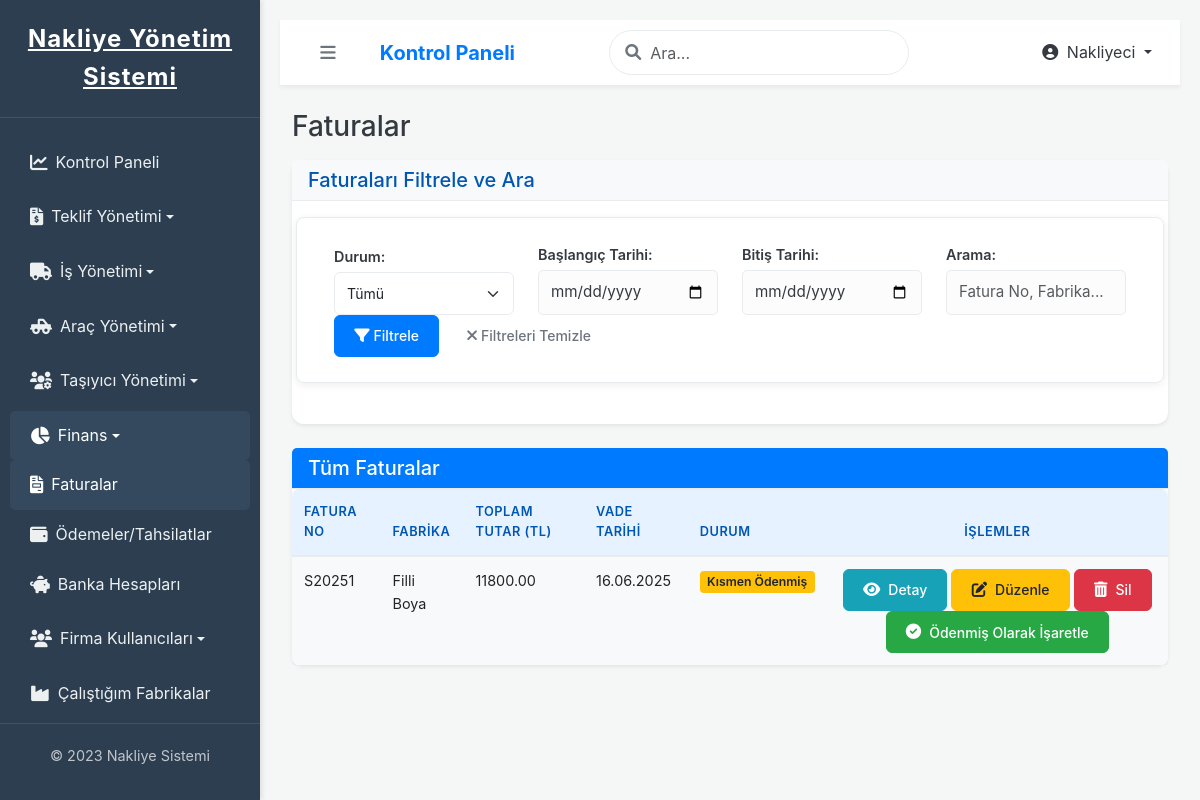
The app's page /nakliyeci/faturalar/ (signed in), older data.
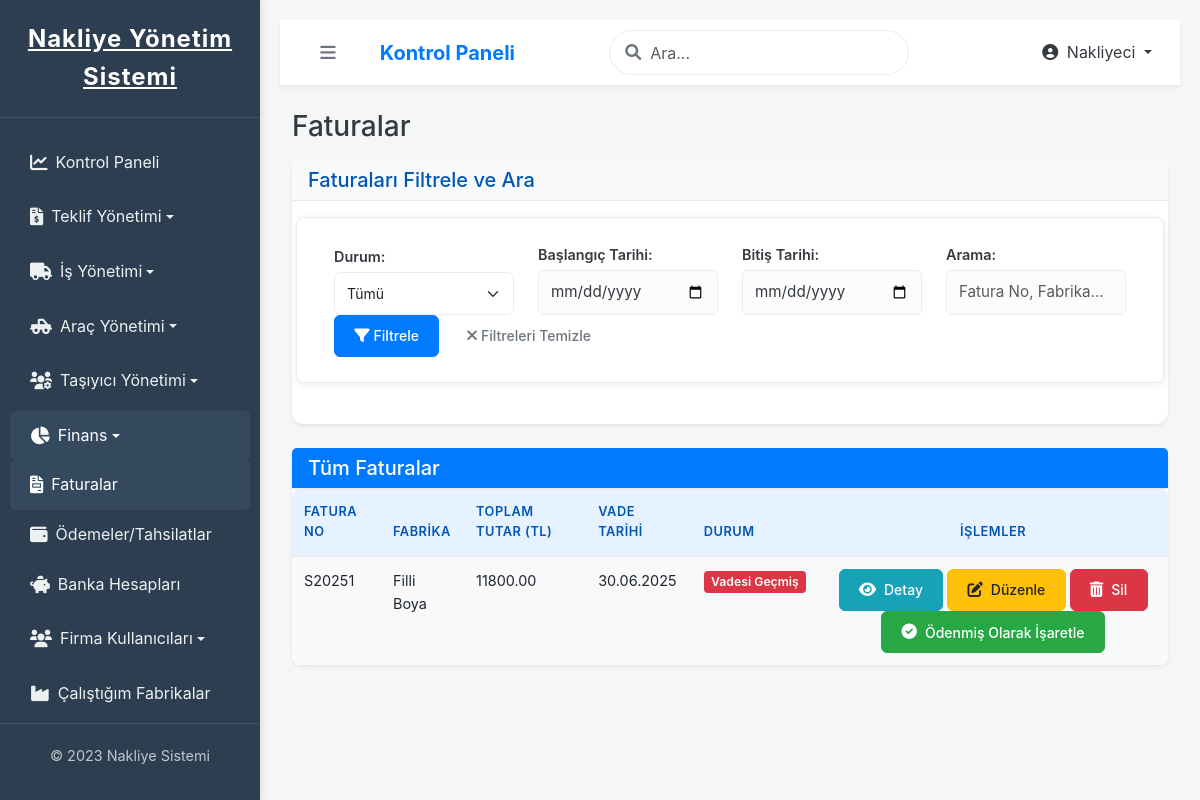
The same page, newer data.
### ana_uygulama/models.py (models this page shows, shortened)
class Invoice(models.Model):
    TYPE_CHOICES = [
        ('E_FATURA', 'E-Fatura'),
        ('E_ARSIV', 'E-Arşiv Faturası'),
    ]
    STATUS_CHOICES = [
        ('DRAFT', 'Taslak'),
        ('SENT', 'Gönderildi'),
        ('PAID', 'Ödendi'),
        ('PARTIALLY_PAID', 'Kısmen Ödendi'),
        ('OVERDUE', 'Gecikmiş'),
        ('VOID', 'İptal Edildi'),
    ]
    billed_to_factory = models.ForeignKey(
        'Company',
        on_delete=models.PROTECT,
        limit_choices_to={'company_type': 'FABRIKA'},
        related_name='invoices_to_factory',
        verbose_name="Faturalanan Fabrika"
    )
    issued_by_shipper = models.ForeignKey(
        'Company',
        on_delete=models.PROTECT,
        limit_choices_to={'company_type': 'NAKLIYECI'},
        related_name='invoices_from_shipper',
        verbose_name="Faturayı Kesen Nakliyeci"
    )
    shipment = models.ForeignKey(
        'Shipment',
        on_delete=models.SET_NULL, # Fatura silinse bile Shipment objesi silinmez, sadece bu ilişki NULL olur.
        null=True, blank=True,
        verbose_name="İlişkili Sevkiyat"
    )
    created_by = models.ForeignKey(
        settings.AUTH_USER_MODEL,
        on_delete=models.SET_NULL,
        null=True, blank=True,
        verbose_name="Oluşturan Kullanıcı"
    )
    invoice_number = models.CharField(max_length=50, unique=True, verbose_name="Fatura Numarası")
    invoice_type = models.CharField(max_length=10, choices=TYPE_CHOICES, verbose_name="Fatura Tipi")
    issue_date = models.DateField(default=timezone.now, verbose_name="Düzenlenme Tarihi")
    due_date = models.DateField(verbose_name="Vade Tarihi")
    amount = models.DecimalField(max_digits=10, decimal_places=2, verbose_name="Net Tutar (KDV Hariç)", default=Decimal('0.00'))
    vat_rate = models.DecimalField(
        max_digits=5,
        decimal_places=2,
        default=Decimal('0.00'),
        verbose_name="KDV Oranı (%)",
        help_text="Faturaya uygulanacak KDV oranı (örneğin %18 için 18.00 girin)"
    )
    total_vat_amount = models.DecimalField(
        max_digits=10, decimal_places=2,
        default=Decimal('0.00'),
        verbose_name="Toplam KDV Tutarı",
        blank=True, null=True
    )
    total_amount = models.DecimalField(
        max_digits=10, decimal_places=2,
        default=Decimal('0.00'),
        verbose_name="Toplam Tutar (KDV Dahil)",
        blank=True, null=True
    )
    status = models.CharField(max_length=20, choices=STATUS_CHOICES, default='DRAFT', verbose_name="Durum")
    created_at = models.DateTimeField(auto_now_add=True, verbose_name="Oluşturulma Tarihi")
    updated_at = models.DateTimeField(auto_now=True, verbose_name="Son Güncelleme Tarihi")
    class Meta:
        verbose_name = "Fatura"
        verbose_name_plural = "Faturalar"
        ordering = ['-issue_date', '-created_at']

class Company(models.Model):
    COMPANY_TYPE_CHOICES = [
        ('FABRIKA', 'Fabrika'),
        ('NAKLIYECI', 'Nakliyeci'),
    ]
    name = models.CharField(max_length=255, verbose_name="Firma Adı")
    company_type = models.CharField(max_length=10, choices=COMPANY_TYPE_CHOICES, verbose_name="Firma Tipi")
    address = models.TextField(blank=True, null=True, verbose_name="Adres")
    phone = models.CharField(max_length=20, blank=True, null=True, verbose_name="Telefon")
    email = models.EmailField(blank=True, null=True, verbose_name="E-posta")
    tax_id_number = models.CharField(max_length=20, blank=True, null=True, verbose_name="Vergi Numarası")
    is_active = models.BooleanField(default=True, verbose_name="Aktif mi?")
    created_at = models.DateTimeField(auto_now_add=True)
    updated_at = models.DateTimeField(auto_now=True)
    class Meta:
        verbose_name = "Firma"
        verbose_name_plural = "Firmalar"
        ordering = ['name']

### ana_uygulama/views.py (the view, shortened to what this page needs)
# urls.py: path('nakliyeci/faturalar/', views.invoice_list_nakliyeci_view, name='invoice_list_nakliyeci_view'),
@login_required
def invoice_list_nakliyeci_view(request):
    if not request.user.is_authenticated or not hasattr(request.user, 'company') or request.user.company.company_type != 'NAKLIYECI':
        messages.error(request, "Bu sayfaya erişim izniniz yok.")
        return redirect('ana_uygulama:dashboard')
    current_nakliyeci_company = request.user.company
    invoices = Invoice.objects.filter(issued_by_shipper=current_nakliyeci_company)
    status_filter = request.GET.get('status', '')
    date_from_filter = request.GET.get('date_from', '')
    date_to_filter = request.GET.get('date_to', '')
    search_query = request.GET.get('q', '').strip()
    page_title = "Faturalar"
    filter_description = "Tüm Faturalar"
    if date_from_filter:
        try:
            date_from = timezone.datetime.strptime(date_from_filter, "%Y-%m-%d").date()
            invoices = invoices.filter(issue_date__gte=date_from)
        except ValueError:
            messages.warning(request, "Geçersiz başlangıç tarihi formatı.")
    if date_to_filter:
        try:
            date_to = timezone.datetime.strptime(date_to_filter, "%Y-%m-%d").date()
            invoices = invoices.filter(issue_date__lte=date_to)
        except ValueError:
            messages.warning(request, "Geçersiz bitiş tarihi formatı.")
    invoices = invoices.order_by('-issue_date', '-created_at')
    context = {
        'invoices': invoices,
        'page_title': page_title,
        'filter_description': filter_description,
        'status_choices': Invoice.STATUS_CHOICES, # For filter dropdown
        'current_filter': status_filter, # The actual value selected from dropdown
        'current_date_from': date_from_filter,
        'current_date_to': date_to_filter,
        'search_query': search_query,
    }
    return render(request, 'ana_uygulama/nakliyeci/invoice_list.html', context)

### ana_uygulama/templates/ana_uygulama/nakliyeci/invoice_list.html (shortened to what the changed rows need)
{% extends "base.html" %}
{% load static %}
{% block content %}
<div class="card shadow-sm">
    <div class="card-body p-0">
        <div class="table-responsive">
            <table class="table table-hover table-striped mb-0">
                <thead class="bg-light">
                    <tr>
                        <th scope="col">FATURA NO</th>
                        <th scope="col">FABRİKA</th>
                        <th scope="col">TOPLAM TUTAR (TL)</th>
                        <th scope="col">VADE TARİHİ</th>
                        <th scope="col">DURUM</th>
                        <th scope="col" class="text-center">İŞLEMLER</th>
                    </tr>
                </thead>
                <tbody>
                    {% for invoice in invoices %}
                    <tr id="invoice-row-{{ invoice.pk }}">
                        <td>{{ invoice.invoice_number }}</td>
                        <td>{{ invoice.billed_to_factory.name }}</td>
                        <td>{{ invoice.total_amount|floatformat:2 }}</td>
                        <td>{{ invoice.due_date|date:"d.m.Y" }}</td>
                        <td id="status-cell-{{ invoice.pk }}">
                            {% if invoice.status == 'PAID' %}
                                <span class="badge bg-success">Ödenmiş</span>
                            {% elif invoice.status == 'PARTIALLY_PAID' %}
                                <span class="badge bg-warning text-dark">Kısmen Ödenmiş</span>
                            {% elif invoice.status == 'OVERDUE' %}
                                <span class="badge bg-danger">Vadesi Geçmiş</span>
                            {% else %}
                                <span class="badge bg-secondary">{{ invoice.get_status_display }}</span>
                            {% endif %}
                        </td>
                        <td class="text-center" id="actions-cell-{{ invoice.pk }}">
                            <a href="{% url 'ana_uygulama:invoice_detail_nakliyeci_view' invoice.pk %}" class="btn btn-info btn-sm" title="Detay"><i class="fas fa-eye"></i>Detay</a>
                            <a href="{% url 'ana_uygulama:invoice_update_view' invoice.pk %}" class="btn btn-warning btn-sm" title="Düzenle"><i class="fas fa-edit"></i>Düzenle</a>
                            <a href="{% url 'ana_uygulama:invoice_delete_view' invoice.pk %}" class="btn btn-danger btn-sm" title="Sil"><i class="fas fa-trash-alt"></i>Sil</a>
                            {% if invoice.status != 'PAID' and invoice.status != 'VOID' %}
                                <button type="button" class="btn btn-success btn-sm mark-as-paid-btn"
                                        data-invoice-id="{{ invoice.pk }}"
                                        data-invoice-number="{{ invoice.invoice_number }}"
                                        title="Ödenmiş Olarak İşaretle">
                                    <i class="fas fa-check-circle"></i>
                                Ödenmiş Olarak İşaretle</button>
                            {% endif %}
                        </td>
                    </tr>
                    {% empty %}
                    <tr>
                        <td colspan="6" class="text-center py-4">Filtrelerinize uygun fatura bulunamadı.</td>
                    </tr>
                    {% endfor %}
                </tbody>
            </table>
        </div>
    </div>
</div>
{% endblock %}

Row changes from the older to the newer data that the page shows:
changed Invoice "Filli Boya": due_date "16.06.2025" → "30.06.2025"; status "Kısmen Ödenmiş" → "Vadesi Geçmiş"
